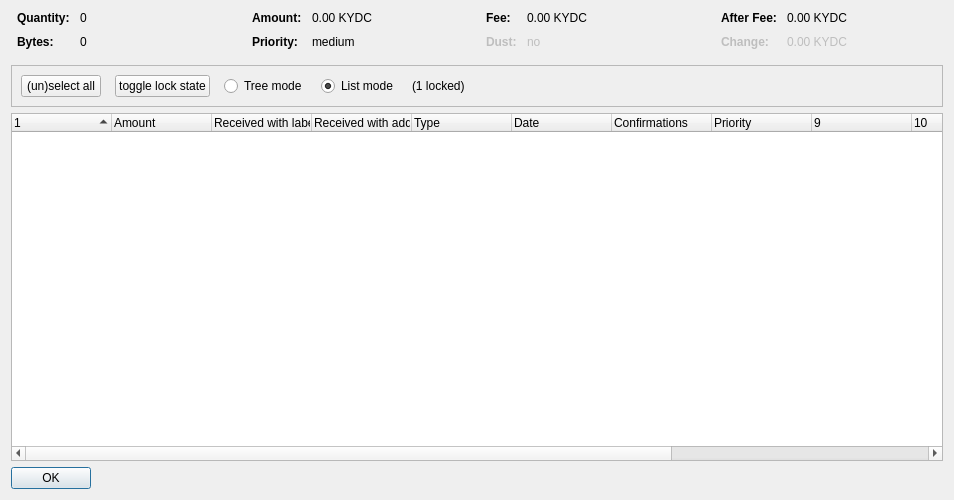
<?xml version="1.0" encoding="UTF-8"?>
<ui version="4.0">
 <class>CoinControlDialog</class>
 <widget class="QDialog" name="CoinControlDialog">
  <property name="geometry">
   <rect>
    <x>0</x>
    <y>0</y>
    <width>954</width>
    <height>500</height>
   </rect>
  </property>
  <property name="windowTitle">
   <string>Coin Selection</string>
  </property>
  <layout class="QVBoxLayout" name="verticalLayout">
   <item>
    <layout class="QHBoxLayout" name="horizontalLayoutTop" stretch="0,0,0,0">
     <property name="topMargin">
      <number>0</number>
     </property>
     <property name="bottomMargin">
      <number>10</number>
     </property>
     <item>
      <layout class="QFormLayout" name="formLayoutCoinControl1">
       <property name="horizontalSpacing">
        <number>10</number>
       </property>
       <property name="verticalSpacing">
        <number>10</number>
       </property>
       <property name="leftMargin">
        <number>6</number>
       </property>
       <property name="rightMargin">
        <number>6</number>
       </property>
       <item row="0" column="0">
        <widget class="QLabel" name="labelCoinControlQuantityText">
         <property name="font">
          <font>
           <weight>75</weight>
           <bold>true</bold>
          </font>
         </property>
         <property name="text">
          <string>Quantity:</string>
         </property>
        </widget>
       </item>
       <item row="0" column="1">
        <widget class="QLabel" name="labelCoinControlQuantity">
         <property name="cursor">
          <cursorShape>IBeamCursor</cursorShape>
         </property>
         <property name="contextMenuPolicy">
          <enum>Qt::ActionsContextMenu</enum>
         </property>
         <property name="text">
          <string notr="true">0</string>
         </property>
         <property name="textInteractionFlags">
          <set>Qt::LinksAccessibleByMouse|Qt::TextSelectableByKeyboard|Qt::TextSelectableByMouse</set>
         </property>
        </widget>
       </item>
       <item row="1" column="0">
        <widget class="QLabel" name="labelCoinControlBytesText">
         <property name="font">
          <font>
           <weight>75</weight>
           <bold>true</bold>
          </font>
         </property>
         <property name="text">
          <string>Bytes:</string>
         </property>
        </widget>
       </item>
       <item row="1" column="1">
        <widget class="QLabel" name="labelCoinControlBytes">
         <property name="cursor">
          <cursorShape>IBeamCursor</cursorShape>
         </property>
         <property name="contextMenuPolicy">
          <enum>Qt::ActionsContextMenu</enum>
         </property>
         <property name="text">
          <string notr="true">0</string>
         </property>
         <property name="textInteractionFlags">
          <set>Qt::LinksAccessibleByMouse|Qt::TextSelectableByKeyboard|Qt::TextSelectableByMouse</set>
         </property>
        </widget>
       </item>
      </layout>
     </item>
     <item>
      <layout class="QFormLayout" name="formLayoutCoinControl2">
       <property name="horizontalSpacing">
        <number>10</number>
       </property>
       <property name="verticalSpacing">
        <number>10</number>
       </property>
       <property name="leftMargin">
        <number>6</number>
       </property>
       <property name="rightMargin">
        <number>6</number>
       </property>
       <item row="0" column="0">
        <widget class="QLabel" name="labelCoinControlAmountText">
         <property name="font">
          <font>
           <weight>75</weight>
           <bold>true</bold>
          </font>
         </property>
         <property name="text">
          <string>Amount:</string>
         </property>
        </widget>
       </item>
       <item row="0" column="1">
        <widget class="QLabel" name="labelCoinControlAmount">
         <property name="cursor">
          <cursorShape>IBeamCursor</cursorShape>
         </property>
         <property name="contextMenuPolicy">
          <enum>Qt::ActionsContextMenu</enum>
         </property>
         <property name="text">
          <string notr="true">0.00 KYDC</string>
         </property>
         <property name="textInteractionFlags">
          <set>Qt::LinksAccessibleByMouse|Qt::TextSelectableByKeyboard|Qt::TextSelectableByMouse</set>
         </property>
        </widget>
       </item>
       <item row="1" column="0">
        <widget class="QLabel" name="labelCoinControlPriorityText">
         <property name="font">
          <font>
           <weight>75</weight>
           <bold>true</bold>
          </font>
         </property>
         <property name="text">
          <string>Priority:</string>
         </property>
        </widget>
       </item>
       <item row="1" column="1">
        <widget class="QLabel" name="labelCoinControlPriority">
         <property name="cursor">
          <cursorShape>IBeamCursor</cursorShape>
         </property>
         <property name="contextMenuPolicy">
          <enum>Qt::ActionsContextMenu</enum>
         </property>
         <property name="text">
          <string>medium</string>
         </property>
         <property name="textInteractionFlags">
          <set>Qt::LinksAccessibleByMouse|Qt::TextSelectableByKeyboard|Qt::TextSelectableByMouse</set>
         </property>
        </widget>
       </item>
      </layout>
     </item>
     <item>
      <layout class="QFormLayout" name="formLayoutCoinControl3">
       <property name="horizontalSpacing">
        <number>10</number>
       </property>
       <property name="verticalSpacing">
        <number>10</number>
       </property>
       <property name="leftMargin">
        <number>6</number>
       </property>
       <property name="rightMargin">
        <number>6</number>
       </property>
       <item row="0" column="0">
        <widget class="QLabel" name="labelCoinControlFeeText">
         <property name="font">
          <font>
           <weight>75</weight>
           <bold>true</bold>
          </font>
         </property>
         <property name="text">
          <string>Fee:</string>
         </property>
        </widget>
       </item>
       <item row="0" column="1">
        <widget class="QLabel" name="labelCoinControlFee">
         <property name="cursor">
          <cursorShape>IBeamCursor</cursorShape>
         </property>
         <property name="contextMenuPolicy">
          <enum>Qt::ActionsContextMenu</enum>
         </property>
         <property name="text">
          <string notr="true">0.00 KYDC</string>
         </property>
         <property name="textInteractionFlags">
          <set>Qt::LinksAccessibleByMouse|Qt::TextSelectableByKeyboard|Qt::TextSelectableByMouse</set>
         </property>
        </widget>
       </item>
       <item row="1" column="0">
        <widget class="QLabel" name="labelCoinControlLowOutputText">
         <property name="enabled">
          <bool>false</bool>
         </property>
         <property name="font">
          <font>
           <weight>75</weight>
           <bold>true</bold>
          </font>
         </property>
         <property name="text">
          <string>Dust:</string>
         </property>
        </widget>
       </item>
       <item row="1" column="1">
        <widget class="QLabel" name="labelCoinControlLowOutput">
         <property name="enabled">
          <bool>false</bool>
         </property>
         <property name="cursor">
          <cursorShape>IBeamCursor</cursorShape>
         </property>
         <property name="contextMenuPolicy">
          <enum>Qt::ActionsContextMenu</enum>
         </property>
         <property name="text">
          <string>no</string>
         </property>
         <property name="textInteractionFlags">
          <set>Qt::LinksAccessibleByMouse|Qt::TextSelectableByKeyboard|Qt::TextSelectableByMouse</set>
         </property>
        </widget>
       </item>
      </layout>
     </item>
     <item>
      <layout class="QFormLayout" name="formLayoutCoinControl4">
       <property name="horizontalSpacing">
        <number>10</number>
       </property>
       <property name="verticalSpacing">
        <number>10</number>
       </property>
       <property name="leftMargin">
        <number>6</number>
       </property>
       <property name="rightMargin">
        <number>6</number>
       </property>
       <item row="0" column="0">
        <widget class="QLabel" name="labelCoinControlAfterFeeText">
         <property name="font">
          <font>
           <weight>75</weight>
           <bold>true</bold>
          </font>
         </property>
         <property name="text">
          <string>After Fee:</string>
         </property>
        </widget>
       </item>
       <item row="0" column="1">
        <widget class="QLabel" name="labelCoinControlAfterFee">
         <property name="cursor">
          <cursorShape>IBeamCursor</cursorShape>
         </property>
         <property name="contextMenuPolicy">
          <enum>Qt::ActionsContextMenu</enum>
         </property>
         <property name="text">
          <string notr="true">0.00 KYDC</string>
         </property>
         <property name="textInteractionFlags">
          <set>Qt::LinksAccessibleByMouse|Qt::TextSelectableByKeyboard|Qt::TextSelectableByMouse</set>
         </property>
        </widget>
       </item>
       <item row="1" column="0">
        <widget class="QLabel" name="labelCoinControlChangeText">
         <property name="enabled">
          <bool>false</bool>
         </property>
         <property name="font">
          <font>
           <weight>75</weight>
           <bold>true</bold>
          </font>
         </property>
         <property name="text">
          <string>Change:</string>
         </property>
        </widget>
       </item>
       <item row="1" column="1">
        <widget class="QLabel" name="labelCoinControlChange">
         <property name="enabled">
          <bool>false</bool>
         </property>
         <property name="cursor">
          <cursorShape>IBeamCursor</cursorShape>
         </property>
         <property name="contextMenuPolicy">
          <enum>Qt::ActionsContextMenu</enum>
         </property>
         <property name="text">
          <string notr="true">0.00 KYDC</string>
         </property>
         <property name="textInteractionFlags">
          <set>Qt::LinksAccessibleByMouse|Qt::TextSelectableByKeyboard|Qt::TextSelectableByMouse</set>
         </property>
        </widget>
       </item>
      </layout>
     </item>
    </layout>
   </item>
   <item>
    <widget class="QFrame" name="frame">
     <property name="minimumSize">
      <size>
       <width>0</width>
       <height>40</height>
      </size>
     </property>
     <property name="frameShape">
      <enum>QFrame::StyledPanel</enum>
     </property>
     <property name="frameShadow">
      <enum>QFrame::Sunken</enum>
     </property>
     <layout class="QHBoxLayout" name="horizontalLayout">
      <item>
       <layout class="QHBoxLayout" name="horizontalLayoutPanel" stretch="0,0,0,0,0,0">
        <property name="spacing">
         <number>14</number>
        </property>
        <item>
         <widget class="QPushButton" name="pushButtonSelectAll">
          <property name="sizePolicy">
           <sizepolicy hsizetype="Maximum" vsizetype="Fixed">
            <horstretch>0</horstretch>
            <verstretch>0</verstretch>
           </sizepolicy>
          </property>
          <property name="text">
           <string>(un)select all</string>
          </property>
          <property name="autoDefault">
           <bool>false</bool>
          </property>
         </widget>
        </item>
        <item>
         <widget class="QPushButton" name="pushButtonToggleLock">
          <property name="sizePolicy">
           <sizepolicy hsizetype="Maximum" vsizetype="Fixed">
            <horstretch>0</horstretch>
            <verstretch>0</verstretch>
           </sizepolicy>
          </property>
          <property name="text">
           <string>toggle lock state</string>
          </property>
          <property name="autoDefault">
           <bool>false</bool>
          </property>
         </widget>
        </item>
        <item>
         <widget class="QRadioButton" name="radioTreeMode">
          <property name="sizePolicy">
           <sizepolicy hsizetype="Maximum" vsizetype="Fixed">
            <horstretch>0</horstretch>
            <verstretch>0</verstretch>
           </sizepolicy>
          </property>
          <property name="text">
           <string>Tree mode</string>
          </property>
         </widget>
        </item>
        <item>
         <widget class="QRadioButton" name="radioListMode">
          <property name="sizePolicy">
           <sizepolicy hsizetype="Maximum" vsizetype="Fixed">
            <horstretch>0</horstretch>
            <verstretch>0</verstretch>
           </sizepolicy>
          </property>
          <property name="text">
           <string>List mode</string>
          </property>
          <property name="checked">
           <bool>true</bool>
          </property>
         </widget>
        </item>
        <item>
         <widget class="QLabel" name="labelLocked">
          <property name="text">
           <string>(1 locked)</string>
          </property>
         </widget>
        </item>
        <item>
         <spacer name="horizontalSpacer">
          <property name="orientation">
           <enum>Qt::Horizontal</enum>
          </property>
          <property name="sizeHint" stdset="0">
           <size>
            <width>40</width>
            <height>20</height>
           </size>
          </property>
         </spacer>
        </item>
       </layout>
      </item>
     </layout>
    </widget>
   </item>
   <item>
    <widget class="CoinControlTreeWidget" name="treeWidget">
     <property name="contextMenuPolicy">
      <enum>Qt::CustomContextMenu</enum>
     </property>
     <property name="sortingEnabled">
      <bool>false</bool>
     </property>
     <property name="columnCount">
      <number>13</number>
     </property>
     <attribute name="headerShowSortIndicator" stdset="0">
      <bool>true</bool>
     </attribute>
     <attribute name="headerStretchLastSection">
      <bool>false</bool>
     </attribute>
     <column>
      <property name="text">
       <string/>
      </property>
     </column>
     <column>
      <property name="text">
       <string>Amount</string>
      </property>
     </column>
     <column>
      <property name="text">
       <string>Received with label</string>
      </property>
     </column>
     <column>
      <property name="text">
       <string>Received with address</string>
      </property>
     </column>
     <column>
      <property name="text">
       <string>Type</string>
      </property>
     </column>
     <column>
      <property name="text">
       <string>Date</string>
      </property>
     </column>
     <column>
      <property name="text">
       <string>Confirmations</string>
      </property>
      <property name="toolTip">
       <string>Confirmed</string>
      </property>
     </column>
     <column>
      <property name="text">
       <string>Priority</string>
      </property>
     </column>
     <column>
      <property name="text">
       <string/>
      </property>
     </column>
     <column>
      <property name="text">
       <string/>
      </property>
     </column>
     <column>
      <property name="text">
       <string/>
      </property>
     </column>
     <column>
      <property name="text">
       <string/>
      </property>
     </column>
     <column>
      <property name="text">
       <string/>
      </property>
     </column>
    </widget>
   </item>
   <item>
    <widget class="QDialogButtonBox" name="buttonBox">
     <property name="sizePolicy">
      <sizepolicy hsizetype="Maximum" vsizetype="Fixed">
       <horstretch>0</horstretch>
       <verstretch>0</verstretch>
      </sizepolicy>
     </property>
     <property name="orientation">
      <enum>Qt::Horizontal</enum>
     </property>
     <property name="standardButtons">
      <set>QDialogButtonBox::Ok</set>
     </property>
    </widget>
   </item>
  </layout>
 </widget>
 <customwidgets>
  <customwidget>
   <class>CoinControlTreeWidget</class>
   <extends>QTreeWidget</extends>
   <header>coincontroltreewidget.h</header>
  </customwidget>
 </customwidgets>
 <resources/>
 <connections/>
</ui>
